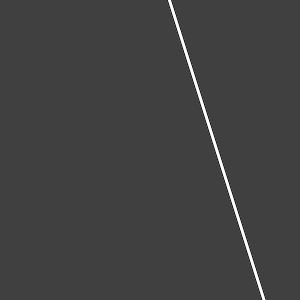
Frame 1 (no input)
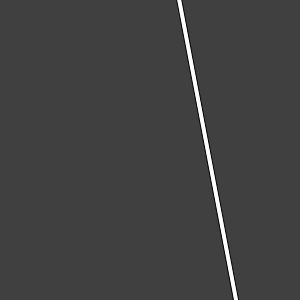
Frame 60 (the mouse pressed at the canvas centre just before this capture)
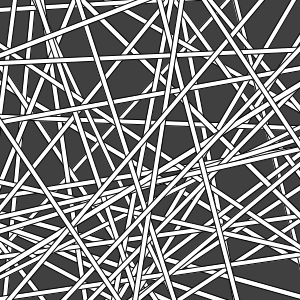
Frame 120 (the mouse held since frame 60 and released just before this capture)

The Processing sketch that drew these frames (run headless with seeded random() and noise(); from frame 60 on, the mouse is pressed at the canvas centre):

// Processing sketch: processing_23987
// ── processing_23987.pde

// based on an example from the book 'algorithms for visual design'

// an array of 100 "Stick" objects
// see the bottom of the code for the Stick class definition 
Stick[] sticks = new Stick[100];

// a variable to control the animation
boolean paused = false;

void setup() {
  size(300, 300);  
  smooth();
  rectMode(CENTER);
 
  // create 100 new Stick objects
  for (int i=0; i < sticks.length; i++) {
    // using variables for clarity, but you could also put the 
    // calls to random() straight into the constructor
    float x = random(width);
    float y = random(height);
    float r = random(TWO_PI);
    // create a new Stick object with a specific set of parameters
    sticks[i] = new Stick(x, y, r);
  }  
}

void draw() {
  background(64);
  fill(255);
  
  // draw more or less sticks based on the value of mouseY
  int numRect = int(map(mouseY, 0, height, 1, sticks.length));
  
  for (int i=0; i < numRect; i++) {
    pushMatrix();
      sticks[i].display();
      if (paused == false) {
        sticks[i].animate();
      }
    popMatrix();
  }
}

void mousePressed() {
  // "toggle" pause
  paused = !paused;   // ie: pause = NOT pause
}    

///////////////////////////////////////////////////////////////////////
class Stick {
  float x;
  float y;
  float rotation;  

  // Constructor -- used when creating a new Stick
  Stick( float x, float y, float rotation ) {
    this.x = x;
    this.y = y;
    this.rotation = rotation;
  }  
  
  // Simple function to draw the stick
  void display() {
    rectMode(CENTER);
    pushMatrix(); // save the state of the canvas/origin
      translate(this.x, this.y);
      rotate(this.rotation);
      rect(0, 0, 5, 1000);
    popMatrix(); // restore the state pf the canvas/origin
  }
  
  // Call this to animate the stick
  void animate() {
     // in this case, animate means -> change the rotation
     this.rotation += 0.002;
  }
}
